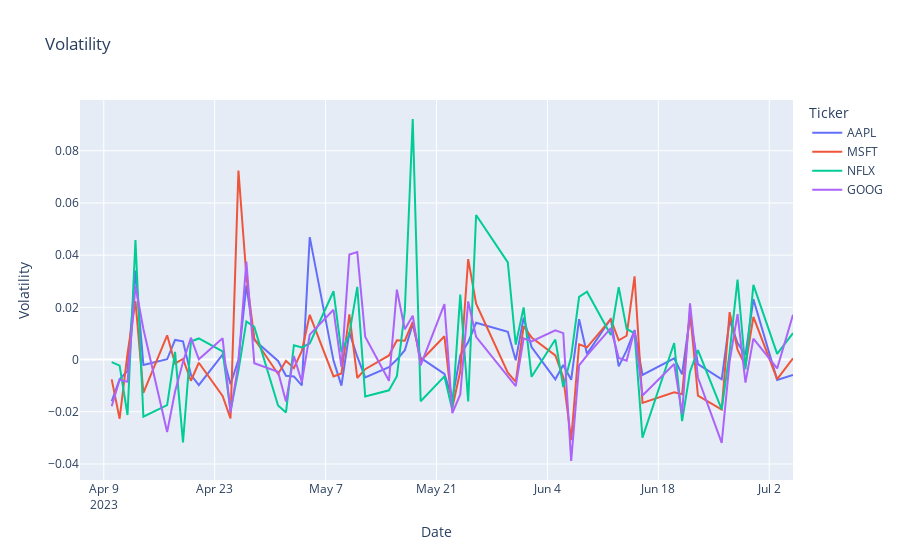

The code cell stored with this chart in its notebook:
### Markdown cell above
Let us now analyze the volatility of all companies. Volatility is a measure of how much and how often the stock price or market fluctuates over a given period of time. Here’s how to visualize the volatility of all companies:

### Code cell
df['Volatility'] = df.groupby('Ticker')['Close'].pct_change()
fig = px.line(df, x = 'Date', y = 'Volatility',
             color = 'Ticker', title = 'Volatility')
fig.show()
